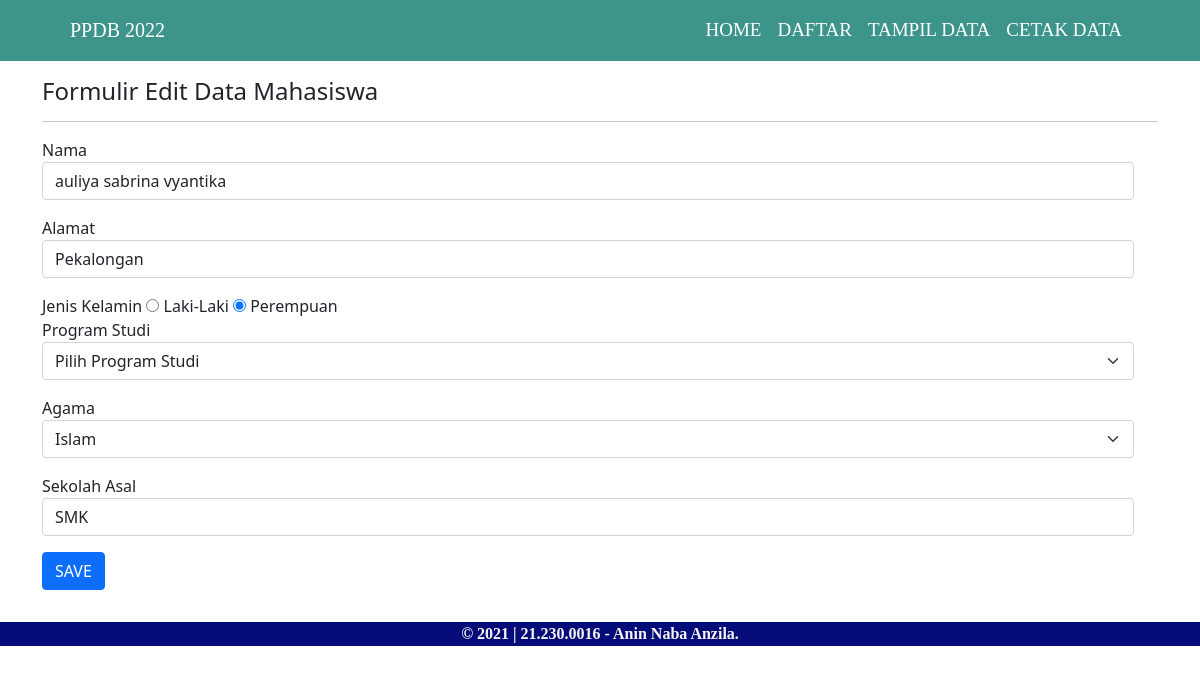
Page /form-edit.php?id=4 on the committed database.
### tables this page shows
CREATE TABLE `calon_siswa` (
  `id` int(11) NOT NULL,
  `nama` varchar(60) NOT NULL,
  `alamat` varchar(250) NOT NULL,
  `jenis_kelamin` varchar(10) NOT NULL,
  `agama` varchar(10) NOT NULL,
  `sekolah_asal` varchar(50) NOT NULL,
  `jurusan` varchar(30) NOT NULL
);

### form-edit.php (the view, shortened to what this page needs)
<?php
include("config.php");
$id = $_GET['id'];
$sql = "SELECT * FROM calon_siswa WHERE id=$id";
$query = mysqli_query($db, $sql);
$siswa = mysqli_fetch_assoc($query);
?>
<!DOCTYPE html>
<html lang="en">
<head>
    <link href="https://cdn.jsdelivr.net/npm/bootstrap@5.0.2/dist/css/bootstrap.min.css" rel="stylesheet">
    <link rel="stylesheet" href="style.css">
</head>
<body>
    <nav class="navbar navbar-expand-lg navbar-dark" style="background-color:#3d948b">
        <div class="container-fluid">
            <a class="navbar-brand" href="#">PPDB 2022</a>
            <div class="collapse navbar-collapse" id="navbarNavAltMarkup">
            <div class="navbar-nav ms-auto" style="padding-left:10px">
                <a class="nav-link active" aria-current="page" href="index.php">HOME</a>
                <a class="nav-link active" href="form-data.php">DAFTAR</a>
                <a class="nav-link active" href="list-siswa.php">TAMPIL DATA</a>
                <a class="nav-link active" href="cetak.php">CETAK DATA</a>
            </div>
            </div>
        </div>
    </nav>
    <div class="container">
        <div class="row my-3">
            <div class="col-md">
                <h4>Formulir Edit Data Mahasiswa</h4>
                <hr>
            </div>
        <div class="row">
            <div class="col-md">
                <form action="proses-edit.php" method="POST">
                    <fieldset>
            <div class="mb-3">
                <label for="nama">Nama</label>
                <input type="text" name="nama" id="nama" class="form-control" placeholder="Masukan Nama lengkap" value="<?php echo $siswa['nama']?>" autocomplete="off" require/>
            </div>
            <div class="mb-3">
                <label for="alamat">Alamat</label>
                <input type="text" name="alamat" id="alamat" class="form-control" placeholder="Masukan Alamat" value="<?php echo $siswa['alamat'] ?>" autocomplete="off" require />
            </div>
            <div>
                <label for="jenis_kelamin">Jenis Kelamin </label>
                <?php $jk = $siswa['jenis_kelamin']; ?>
                <label><input type="radio" name="jenis_kelamin"
                value="laki-laki" <?php echo ($jk == 'laki-laki') ? "checked" : "" ?>> Laki-Laki</label>
                <label><input type="radio" name="jenis_kelamin"
                value="perempuan" <?php echo ($jk == 'perempuan') ? "checked" : "" ?>> Perempuan</label>
            </div>
            <div class="mb-3">
                <label for="jurusan">Program Studi</label>
                    <select class="form-select" name="jurusan">
                        <option selected disabled>Pilih Program Studi</option>
                    </select>
            </div>
            <div class="mb-3">
                <label for="agama">Agama</label>
                <?php $agama = $siswa['agama'];?>
                    <select class="form-select" name="agama">
                        <option <?php echo ($agama == 'Islam')? "selected": "" ?>> Islam </option>
                    </select>
            </div>
            <div class="mb-3">
                <label for="sekolah_asal">Sekolah Asal</label>
                <input type="text" name="sekolah_asal"  placeholder="Masukan Sekolah Asal" id="alamat" class="form-control" placeholder="Masukan Alamat" value="<?php echo $siswa['sekolah_asal'] ?>" autocomplete="off" require/>
            </div>
         <p>
            <input type="submit" class="btn btn-primary" value="SAVE" name="save" />
         </p>
         </div>
        </div>
        </div>
    </div>
    <footer>
        <font face="Times New Roman">
            <b><div class="copy" style="color: rgb(250, 244, 244); background-color: #040c79; text-align: center;">&copy; 2021 | 21.230.0016 - Anin Naba Anzila.</div></b>
        </font>
    </footer>
</body>
</html>

### style.css (style rules this page uses)
.container-fluid { font-family: 'Times New Roman', Times, serif; font-size: 19px; padding-left: 70px; padding-right: 70px; }

### rows in the picture
calon_siswa: nama "auliya sabrina vyantika", alamat "Pekalongan", jenis_kelamin "☐ Laki-Laki", jenis_kelamin "☑ Perempuan", agama "Islam", sekolah_asal "SMK"
